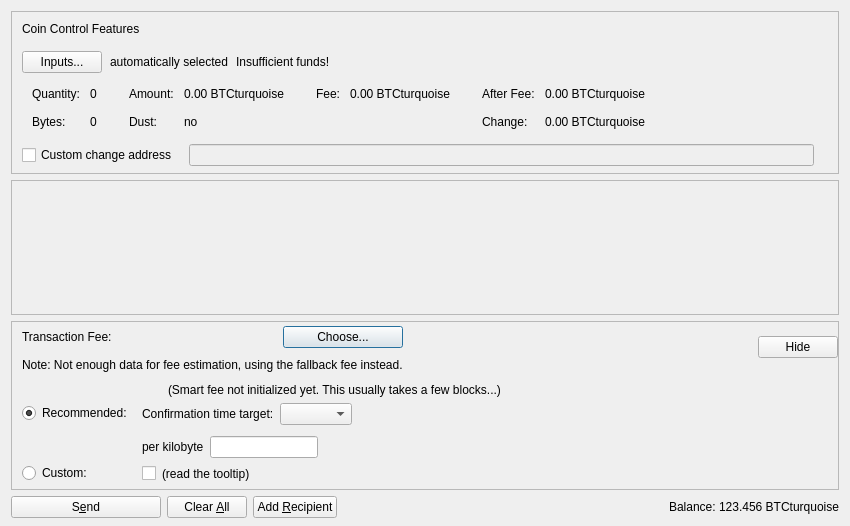
<?xml version="1.0" encoding="UTF-8"?>
<ui version="4.0">
 <class>SendCoinsDialog</class>
 <widget class="QDialog" name="SendCoinsDialog">
  <property name="geometry">
   <rect>
    <x>0</x>
    <y>0</y>
    <width>850</width>
    <height>526</height>
   </rect>
  </property>
  <property name="windowTitle">
   <string>Send Coins</string>
  </property>
  <layout class="QVBoxLayout" name="verticalLayout" stretch="0,1,0,0">
   <property name="bottomMargin">
    <number>8</number>
   </property>
   <item>
    <widget class="QFrame" name="frameCoinControl">
     <property name="sizePolicy">
      <sizepolicy hsizetype="Expanding" vsizetype="Expanding">
       <horstretch>0</horstretch>
       <verstretch>0</verstretch>
      </sizepolicy>
     </property>
     <property name="maximumSize">
      <size>
       <width>16777215</width>
       <height>16777215</height>
      </size>
     </property>
     <property name="frameShape">
      <enum>QFrame::StyledPanel</enum>
     </property>
     <property name="frameShadow">
      <enum>QFrame::Sunken</enum>
     </property>
     <layout class="QVBoxLayout" name="verticalLayoutCoinControl2">
      <property name="spacing">
       <number>0</number>
      </property>
      <property name="leftMargin">
       <number>0</number>
      </property>
      <property name="topMargin">
       <number>0</number>
      </property>
      <property name="rightMargin">
       <number>0</number>
      </property>
      <property name="bottomMargin">
       <number>6</number>
      </property>
      <item>
       <layout class="QVBoxLayout" name="verticalLayoutCoinControl" stretch="0,0,0,0,1">
        <property name="spacing">
         <number>0</number>
        </property>
        <property name="leftMargin">
         <number>10</number>
        </property>
        <property name="topMargin">
         <number>10</number>
        </property>
        <item>
         <layout class="QHBoxLayout" name="horizontalLayoutCoinControl1">
          <property name="bottomMargin">
           <number>15</number>
          </property>
          <item>
           <widget class="QLabel" name="labelCoinControlFeatures">
            <property name="sizePolicy">
             <sizepolicy hsizetype="Preferred" vsizetype="Maximum">
              <horstretch>0</horstretch>
              <verstretch>0</verstretch>
             </sizepolicy>
            </property>
            <property name="text">
             <string>Coin Control Features</string>
            </property>
           </widget>
          </item>
         </layout>
        </item>
        <item>
         <layout class="QHBoxLayout" name="horizontalLayoutCoinControl2" stretch="0,0,0,0">
          <property name="spacing">
           <number>8</number>
          </property>
          <property name="bottomMargin">
           <number>10</number>
          </property>
          <item>
           <widget class="QPushButton" name="pushButtonCoinControl">
            <property name="styleSheet">
             <string notr="true"/>
            </property>
            <property name="text">
             <string>Inputs...</string>
            </property>
            <property name="autoDefault">
             <bool>false</bool>
            </property>
           </widget>
          </item>
          <item>
           <widget class="QLabel" name="labelCoinControlAutomaticallySelected">
            <property name="text">
             <string>automatically selected</string>
            </property>
            <property name="margin">
             <number>5</number>
            </property>
           </widget>
          </item>
          <item>
           <widget class="QLabel" name="labelCoinControlInsuffFunds">
            <property name="text">
             <string>Insufficient funds!</string>
            </property>
            <property name="margin">
             <number>5</number>
            </property>
           </widget>
          </item>
          <item>
           <spacer name="horizontalSpacerCoinControl">
            <property name="orientation">
             <enum>Qt::Horizontal</enum>
            </property>
            <property name="sizeHint" stdset="0">
             <size>
              <width>40</width>
              <height>1</height>
             </size>
            </property>
           </spacer>
          </item>
         </layout>
        </item>
        <item>
         <widget class="QWidget" name="widgetCoinControl" native="true">
          <property name="sizePolicy">
           <sizepolicy hsizetype="Preferred" vsizetype="Preferred">
            <horstretch>0</horstretch>
            <verstretch>0</verstretch>
           </sizepolicy>
          </property>
          <property name="minimumSize">
           <size>
            <width>0</width>
            <height>0</height>
           </size>
          </property>
          <property name="styleSheet">
           <string notr="true"/>
          </property>
          <layout class="QHBoxLayout" name="horizontalLayoutCoinControl5">
           <property name="leftMargin">
            <number>0</number>
           </property>
           <property name="topMargin">
            <number>0</number>
           </property>
           <property name="rightMargin">
            <number>0</number>
           </property>
           <property name="bottomMargin">
            <number>0</number>
           </property>
           <item>
            <layout class="QHBoxLayout" name="horizontalLayoutCoinControl3" stretch="0,0,0,1">
             <property name="spacing">
              <number>20</number>
             </property>
             <property name="topMargin">
              <number>0</number>
             </property>
             <property name="bottomMargin">
              <number>10</number>
             </property>
             <item>
              <layout class="QFormLayout" name="formLayoutCoinControl1">
               <property name="horizontalSpacing">
                <number>10</number>
               </property>
               <property name="verticalSpacing">
                <number>14</number>
               </property>
               <property name="leftMargin">
                <number>10</number>
               </property>
               <property name="topMargin">
                <number>4</number>
               </property>
               <property name="rightMargin">
                <number>6</number>
               </property>
               <item row="0" column="0">
                <widget class="QLabel" name="labelCoinControlQuantityText">
                 <property name="text">
                  <string>Quantity:</string>
                 </property>
                 <property name="margin">
                  <number>0</number>
                 </property>
                </widget>
               </item>
               <item row="0" column="1">
                <widget class="QLabel" name="labelCoinControlQuantity">
                 <property name="cursor">
                  <cursorShape>IBeamCursor</cursorShape>
                 </property>
                 <property name="contextMenuPolicy">
                  <enum>Qt::ActionsContextMenu</enum>
                 </property>
                 <property name="text">
                  <string notr="true">0</string>
                 </property>
                 <property name="margin">
                  <number>0</number>
                 </property>
                 <property name="textInteractionFlags">
                  <set>Qt::LinksAccessibleByMouse|Qt::TextSelectableByKeyboard|Qt::TextSelectableByMouse</set>
                 </property>
                </widget>
               </item>
               <item row="1" column="0">
                <widget class="QLabel" name="labelCoinControlBytesText">
                 <property name="text">
                  <string>Bytes:</string>
                 </property>
                </widget>
               </item>
               <item row="1" column="1">
                <widget class="QLabel" name="labelCoinControlBytes">
                 <property name="cursor">
                  <cursorShape>IBeamCursor</cursorShape>
                 </property>
                 <property name="contextMenuPolicy">
                  <enum>Qt::ActionsContextMenu</enum>
                 </property>
                 <property name="text">
                  <string notr="true">0</string>
                 </property>
                 <property name="textInteractionFlags">
                  <set>Qt::LinksAccessibleByMouse|Qt::TextSelectableByKeyboard|Qt::TextSelectableByMouse</set>
                 </property>
                </widget>
               </item>
              </layout>
             </item>
             <item>
              <layout class="QFormLayout" name="formLayoutCoinControl2">
               <property name="horizontalSpacing">
                <number>10</number>
               </property>
               <property name="verticalSpacing">
                <number>14</number>
               </property>
               <property name="leftMargin">
                <number>6</number>
               </property>
               <property name="topMargin">
                <number>4</number>
               </property>
               <property name="rightMargin">
                <number>6</number>
               </property>
               <item row="0" column="0">
                <widget class="QLabel" name="labelCoinControlAmountText">
                 <property name="text">
                  <string>Amount:</string>
                 </property>
                 <property name="margin">
                  <number>0</number>
                 </property>
                </widget>
               </item>
               <item row="0" column="1">
                <widget class="QLabel" name="labelCoinControlAmount">
                 <property name="cursor">
                  <cursorShape>IBeamCursor</cursorShape>
                 </property>
                 <property name="contextMenuPolicy">
                  <enum>Qt::ActionsContextMenu</enum>
                 </property>
                 <property name="text">
                  <string notr="true">0.00 BTCturquoise</string>
                 </property>
                 <property name="textInteractionFlags">
                  <set>Qt::LinksAccessibleByMouse|Qt::TextSelectableByKeyboard|Qt::TextSelectableByMouse</set>
                 </property>
                </widget>
               </item>
               <item row="1" column="0">
                <widget class="QLabel" name="labelCoinControlLowOutputText">
                 <property name="text">
                  <string>Dust:</string>
                 </property>
                </widget>
               </item>
               <item row="1" column="1">
                <widget class="QLabel" name="labelCoinControlLowOutput">
                 <property name="cursor">
                  <cursorShape>IBeamCursor</cursorShape>
                 </property>
                 <property name="contextMenuPolicy">
                  <enum>Qt::ActionsContextMenu</enum>
                 </property>
                 <property name="text">
                  <string notr="true">no</string>
                 </property>
                 <property name="textInteractionFlags">
                  <set>Qt::LinksAccessibleByMouse|Qt::TextSelectableByKeyboard|Qt::TextSelectableByMouse</set>
                 </property>
                </widget>
               </item>
              </layout>
             </item>
             <item>
              <layout class="QFormLayout" name="formLayoutCoinControl3">
               <property name="horizontalSpacing">
                <number>10</number>
               </property>
               <property name="verticalSpacing">
                <number>14</number>
               </property>
               <property name="leftMargin">
                <number>6</number>
               </property>
               <property name="topMargin">
                <number>4</number>
               </property>
               <property name="rightMargin">
                <number>6</number>
               </property>
               <item row="0" column="0">
                <widget class="QLabel" name="labelCoinControlFeeText">
                 <property name="text">
                  <string>Fee:</string>
                 </property>
                 <property name="margin">
                  <number>0</number>
                 </property>
                </widget>
               </item>
               <item row="0" column="1">
                <widget class="QLabel" name="labelCoinControlFee">
                 <property name="cursor">
                  <cursorShape>IBeamCursor</cursorShape>
                 </property>
                 <property name="contextMenuPolicy">
                  <enum>Qt::ActionsContextMenu</enum>
                 </property>
                 <property name="text">
                  <string notr="true">0.00 BTCturquoise</string>
                 </property>
                 <property name="textInteractionFlags">
                  <set>Qt::LinksAccessibleByMouse|Qt::TextSelectableByKeyboard|Qt::TextSelectableByMouse</set>
                 </property>
                </widget>
               </item>
              </layout>
             </item>
             <item>
              <layout class="QFormLayout" name="formLayoutCoinControl4">
               <property name="horizontalSpacing">
                <number>10</number>
               </property>
               <property name="verticalSpacing">
                <number>14</number>
               </property>
               <property name="leftMargin">
                <number>6</number>
               </property>
               <property name="topMargin">
                <number>4</number>
               </property>
               <property name="rightMargin">
                <number>6</number>
               </property>
               <item row="0" column="0">
                <widget class="QLabel" name="labelCoinControlAfterFeeText">
                 <property name="text">
                  <string>After Fee:</string>
                 </property>
                 <property name="margin">
                  <number>0</number>
                 </property>
                </widget>
               </item>
               <item row="0" column="1">
                <widget class="QLabel" name="labelCoinControlAfterFee">
                 <property name="cursor">
                  <cursorShape>IBeamCursor</cursorShape>
                 </property>
                 <property name="contextMenuPolicy">
                  <enum>Qt::ActionsContextMenu</enum>
                 </property>
                 <property name="text">
                  <string notr="true">0.00 BTCturquoise</string>
                 </property>
                 <property name="textInteractionFlags">
                  <set>Qt::LinksAccessibleByMouse|Qt::TextSelectableByKeyboard|Qt::TextSelectableByMouse</set>
                 </property>
                </widget>
               </item>
               <item row="1" column="0">
                <widget class="QLabel" name="labelCoinControlChangeText">
                 <property name="text">
                  <string>Change:</string>
                 </property>
                </widget>
               </item>
               <item row="1" column="1">
                <widget class="QLabel" name="labelCoinControlChange">
                 <property name="cursor">
                  <cursorShape>IBeamCursor</cursorShape>
                 </property>
                 <property name="contextMenuPolicy">
                  <enum>Qt::ActionsContextMenu</enum>
                 </property>
                 <property name="text">
                  <string notr="true">0.00 BTCturquoise</string>
                 </property>
                 <property name="textInteractionFlags">
                  <set>Qt::LinksAccessibleByMouse|Qt::TextSelectableByKeyboard|Qt::TextSelectableByMouse</set>
                 </property>
                </widget>
               </item>
              </layout>
             </item>
            </layout>
           </item>
          </layout>
         </widget>
        </item>
        <item>
         <layout class="QHBoxLayout" name="horizontalLayoutCoinControl4" stretch="0,0,0">
          <property name="spacing">
           <number>12</number>
          </property>
          <property name="sizeConstraint">
           <enum>QLayout::SetDefaultConstraint</enum>
          </property>
          <property name="topMargin">
           <number>5</number>
          </property>
          <property name="rightMargin">
           <number>5</number>
          </property>
          <item>
           <widget class="QCheckBox" name="checkBoxCoinControlChange">
            <property name="toolTip">
             <string>If this is activated, but the change address is empty or invalid, change will be sent to a newly generated address.</string>
            </property>
            <property name="text">
             <string>Custom change address</string>
            </property>
           </widget>
          </item>
          <item>
           <widget class="QValidatedLineEdit" name="lineEditCoinControlChange">
            <property name="enabled">
             <bool>false</bool>
            </property>
            <property name="sizePolicy">
             <sizepolicy hsizetype="Expanding" vsizetype="Fixed">
              <horstretch>0</horstretch>
              <verstretch>0</verstretch>
             </sizepolicy>
            </property>
           </widget>
          </item>
          <item>
           <widget class="QLabel" name="labelCoinControlChangeLabel">
            <property name="sizePolicy">
             <sizepolicy hsizetype="Preferred" vsizetype="Expanding">
              <horstretch>0</horstretch>
              <verstretch>0</verstretch>
             </sizepolicy>
            </property>
            <property name="minimumSize">
             <size>
              <width>0</width>
              <height>0</height>
             </size>
            </property>
            <property name="text">
             <string/>
            </property>
            <property name="margin">
             <number>3</number>
            </property>
           </widget>
          </item>
         </layout>
        </item>
        <item>
         <spacer name="verticalSpacerCoinControl">
          <property name="orientation">
           <enum>Qt::Vertical</enum>
          </property>
          <property name="sizeHint" stdset="0">
           <size>
            <width>800</width>
            <height>1</height>
           </size>
          </property>
         </spacer>
        </item>
       </layout>
      </item>
     </layout>
    </widget>
   </item>
   <item>
    <widget class="QScrollArea" name="scrollArea">
     <property name="widgetResizable">
      <bool>true</bool>
     </property>
     <widget class="QWidget" name="scrollAreaWidgetContents">
      <property name="geometry">
       <rect>
        <x>0</x>
        <y>0</y>
        <width>830</width>
        <height>104</height>
       </rect>
      </property>
      <layout class="QVBoxLayout" name="verticalLayout_2" stretch="0,1">
       <property name="leftMargin">
        <number>0</number>
       </property>
       <property name="topMargin">
        <number>0</number>
       </property>
       <property name="rightMargin">
        <number>0</number>
       </property>
       <property name="bottomMargin">
        <number>0</number>
       </property>
       <item>
        <layout class="QVBoxLayout" name="entries">
         <property name="spacing">
          <number>6</number>
         </property>
        </layout>
       </item>
       <item>
        <spacer name="verticalSpacer">
         <property name="orientation">
          <enum>Qt::Vertical</enum>
         </property>
         <property name="sizeHint" stdset="0">
          <size>
           <width>20</width>
           <height>40</height>
          </size>
         </property>
        </spacer>
       </item>
      </layout>
     </widget>
    </widget>
   </item>
   <item>
    <widget class="QFrame" name="frameFee">
     <property name="sizePolicy">
      <sizepolicy hsizetype="Expanding" vsizetype="Expanding">
       <horstretch>0</horstretch>
       <verstretch>0</verstretch>
      </sizepolicy>
     </property>
     <property name="maximumSize">
      <size>
       <width>16777215</width>
       <height>16777215</height>
      </size>
     </property>
     <property name="frameShape">
      <enum>QFrame::StyledPanel</enum>
     </property>
     <property name="frameShadow">
      <enum>QFrame::Sunken</enum>
     </property>
     <layout class="QVBoxLayout" name="verticalLayoutFee1">
      <property name="spacing">
       <number>0</number>
      </property>
      <property name="leftMargin">
       <number>0</number>
      </property>
      <property name="topMargin">
       <number>0</number>
      </property>
      <property name="rightMargin">
       <number>0</number>
      </property>
      <property name="bottomMargin">
       <number>0</number>
      </property>
      <item>
       <layout class="QVBoxLayout" name="verticalLayoutFee2" stretch="0,0,0">
        <property name="spacing">
         <number>0</number>
        </property>
        <property name="leftMargin">
         <number>10</number>
        </property>
        <property name="topMargin">
         <number>0</number>
        </property>
        <item>
         <layout class="QHBoxLayout" name="horizontalLayoutFee1">
          <property name="bottomMargin">
           <number>0</number>
          </property>
          <item>
           <layout class="QVBoxLayout" name="verticalLayoutFee7">
            <property name="spacing">
             <number>0</number>
            </property>
            <item>
             <spacer name="verticalSpacerSmartFee">
              <property name="orientation">
               <enum>Qt::Vertical</enum>
              </property>
              <property name="sizeType">
               <enum>QSizePolicy::Fixed</enum>
              </property>
              <property name="sizeHint" stdset="0">
               <size>
                <width>1</width>
                <height>4</height>
               </size>
              </property>
             </spacer>
            </item>
            <item>
             <layout class="QHBoxLayout" name="horizontalLayoutSmartFee">
              <property name="spacing">
               <number>10</number>
              </property>
              <item>
               <widget class="QLabel" name="labelFeeHeadline">
                <property name="sizePolicy">
                 <sizepolicy hsizetype="Preferred" vsizetype="Maximum">
                  <horstretch>0</horstretch>
                  <verstretch>0</verstretch>
                 </sizepolicy>
                </property>
                <property name="text">
                 <string>Transaction Fee:</string>
                </property>
               </widget>
              </item>
              <item>
               <widget class="QLabel" name="labelFeeMinimized">
                <property name="text">
                 <string/>
                </property>
               </widget>
              </item>
              <item>
               <widget class="QPushButton" name="buttonChooseFee">
                <property name="text">
                 <string>Choose...</string>
                </property>
               </widget>
              </item>
             </layout>
            </item>
            <item>
             <spacer name="verticalSpacer_7">
              <property name="orientation">
               <enum>Qt::Vertical</enum>
              </property>
              <property name="sizeHint" stdset="0">
               <size>
                <width>1</width>
                <height>10</height>
               </size>
              </property>
             </spacer>
            </item>
            <item>
             <widget class="QLabel" name="fallbackFeeWarningLabel">
              <property name="toolTip">
               <string>Using the fallbackfee can result in sending a transaction that will take several hours or days (or never) to confirm. Consider choosing your fee manually or wait until you have validated the complete chain.</string>
              </property>
              <property name="text">
               <string>Note: Not enough data for fee estimation, using the fallback fee instead.</string>
              </property>
              <property name="wordWrap">
               <bool>false</bool>
              </property>
             </widget>
            </item>
            <item>
             <spacer name="verticalSpacer_5">
              <property name="orientation">
               <enum>Qt::Vertical</enum>
              </property>
              <property name="sizeHint" stdset="0">
               <size>
                <width>1</width>
                <height>1</height>
               </size>
              </property>
             </spacer>
            </item>
           </layout>
          </item>
          <item>
           <spacer name="horizontalSpacer_4">
            <property name="orientation">
             <enum>Qt::Horizontal</enum>
            </property>
            <property name="sizeHint" stdset="0">
             <size>
              <width>1</width>
              <height>1</height>
             </size>
            </property>
           </spacer>
          </item>
          <item>
           <widget class="QPushButton" name="buttonMinimizeFee">
            <property name="toolTip">
             <string>collapse fee-settings</string>
            </property>
            <property name="text">
             <string>Hide</string>
            </property>
           </widget>
          </item>
         </layout>
        </item>
        <item>
         <widget class="QFrame" name="frameFeeSelection">
          <layout class="QVBoxLayout" name="verticalLayoutFee12">
           <property name="spacing">
            <number>0</number>
           </property>
           <property name="leftMargin">
            <number>0</number>
           </property>
           <property name="topMargin">
            <number>0</number>
           </property>
           <property name="rightMargin">
            <number>0</number>
           </property>
           <property name="bottomMargin">
            <number>0</number>
           </property>
           <item>
            <layout class="QGridLayout" name="gridLayoutFee">
             <property name="topMargin">
              <number>10</number>
             </property>
             <property name="bottomMargin">
              <number>4</number>
             </property>
             <property name="horizontalSpacing">
              <number>10</number>
             </property>
             <property name="verticalSpacing">
              <number>4</number>
             </property>
             <item row="1" column="1">
              <layout class="QVBoxLayout" name="verticalLayoutFee8">
               <property name="spacing">
                <number>6</number>
               </property>
               <property name="topMargin">
                <number>3</number>
               </property>
               <item>
                <layout class="QHBoxLayout" name="horizontalLayoutFee13" stretch="0,0,1">
                 <item>
                  <widget class="QLabel" name="labelCustomPerKilobyte">
                   <property name="toolTip">
                    <string>If the custom fee is set to 1000 ruffs and the transaction is only 250 bytes, then &quot;per kilobyte&quot; only pays 250 ruffs in fee,&lt;br /&gt;while &quot;at least&quot; pays 1000 ruffs. For transactions bigger than a kilobyte both pay by kilobyte.</string>
                   </property>
                   <property name="text">
                    <string>per kilobyte</string>
                   </property>
                  </widget>
                 </item>
                 <item>
                  <widget class="BTCturquoiseAmountField" name="customFee"/>
                 </item>
                 <item>
                  <spacer name="horizontalSpacer_6">
                   <property name="orientation">
                    <enum>Qt::Horizontal</enum>
                   </property>
                   <property name="sizeHint" stdset="0">
                    <size>
                     <width>1</width>
                     <height>1</height>
                    </size>
                   </property>
                  </spacer>
                 </item>
                </layout>
               </item>
               <item>
                <layout class="QHBoxLayout" name="horizontalLayoutFee8">
                 <item>
                  <widget class="QCheckBox" name="checkBoxMinimumFee">
                   <property name="toolTip">
                    <string>Paying only the minimum fee is just fine as long as there is less transaction volume than space in the blocks.&lt;br /&gt;But be aware that this can end up in a never confirming transaction once there is more demand for btcturquoise transactions than the network can process.</string>
                   </property>
                   <property name="text">
                    <string/>
                   </property>
                  </widget>
                 </item>
                 <item>
                  <widget class="QLabel" name="labelMinFeeWarning">
                   <property name="enabled">
                    <bool>true</bool>
                   </property>
                   <property name="toolTip">
                    <string>Paying only the minimum fee is just fine as long as there is less transaction volume than space in the blocks.&lt;br /&gt;But be aware that this can end up in a never confirming transaction once there is more demand for btcturquoise transactions than the network can process.</string>
                   </property>
                   <property name="text">
                    <string>(read the tooltip)</string>
                   </property>
                   <property name="margin">
                    <number>5</number>
                   </property>
                  </widget>
                 </item>
                 <item>
                  <spacer name="horizontalSpacer_2">
                   <property name="orientation">
                    <enum>Qt::Horizontal</enum>
                   </property>
                   <property name="sizeHint" stdset="0">
                    <size>
                     <width>1</width>
                     <height>1</height>
                    </size>
                   </property>
                  </spacer>
                 </item>
                </layout>
               </item>
              </layout>
             </item>
             <item row="0" column="0">
              <layout class="QVBoxLayout" name="verticalLayoutFee4" stretch="0,1">
               <property name="topMargin">
                <number>20</number>
               </property>
               <property name="bottomMargin">
                <number>3</number>
               </property>
               <item>
                <widget class="QRadioButton" name="radioSmartFee">
                 <property name="text">
                  <string>Recommended:</string>
                 </property>
                 <property name="checked">
                  <bool>true</bool>
                 </property>
                 <attribute name="buttonGroup">
                  <string notr="true">groupFee</string>
                 </attribute>
                </widget>
               </item>
               <item>
                <spacer name="verticalSpacer_2">
                 <property name="orientation">
                  <enum>Qt::Vertical</enum>
                 </property>
                 <property name="sizeHint" stdset="0">
                  <size>
                   <width>1</width>
                   <height>1</height>
                  </size>
                 </property>
                </spacer>
               </item>
              </layout>
             </item>
             <item row="1" column="0">
              <layout class="QVBoxLayout" name="verticalLayoutFee9" stretch="0,1">
               <property name="topMargin">
                <number>30</number>
               </property>
               <item>
                <widget class="QRadioButton" name="radioCustomFee">
                 <property name="text">
                  <string>Custom:</string>
                 </property>
                 <attribute name="buttonGroup">
                  <string notr="true">groupFee</string>
                 </attribute>
                </widget>
               </item>
               <item>
                <spacer name="verticalSpacer_6">
                 <property name="orientation">
                  <enum>Qt::Vertical</enum>
                 </property>
                 <property name="sizeHint" stdset="0">
                  <size>
                   <width>1</width>
                   <height>1</height>
                  </size>
                 </property>
                </spacer>
               </item>
              </layout>
             </item>
             <item row="0" column="1">
              <layout class="QVBoxLayout" name="verticalLayoutFee3" stretch="0,0,1">
               <property name="spacing">
                <number>6</number>
               </property>
               <property name="topMargin">
                <number>0</number>
               </property>
               <property name="bottomMargin">
                <number>3</number>
               </property>
               <item>
                <layout class="QHBoxLayout" name="horizontalLayoutFee12">
                 <item>
                  <widget class="QLabel" name="labelSmartFee">
                   <property name="text">
                    <string/>
                   </property>
                   <property name="margin">
                    <number>2</number>
                   </property>
                  </widget>
                 </item>
                 <item>
                  <widget class="QLabel" name="labelFeeEstimation">
                   <property name="text">
                    <string/>
                   </property>
                  </widget>
                 </item>
                 <item>
                  <widget class="QLabel" name="labelSmartFee2">
                   <property name="text">
                    <string>(Smart fee not initialized yet. This usually takes a few blocks...)</string>
                   </property>
                   <property name="margin">
                    <number>2</number>
                   </property>
                  </widget>
                 </item>
                 <item>
                  <spacer name="horizontalSpacer_5">
                   <property name="orientation">
                    <enum>Qt::Horizontal</enum>
                   </property>
                   <property name="sizeHint" stdset="0">
                    <size>
                     <width>1</width>
                     <height>1</height>
                    </size>
                   </property>
                  </spacer>
                 </item>
                </layout>
               </item>
               <item>
                <layout class="QHBoxLayout" name="horizontalLayoutFee9">
                 <item>
                  <layout class="QVBoxLayout" name="verticalLayoutFee6">
                   <item>
                    <widget class="QLabel" name="labelSmartFee3">
                     <property name="text">
                      <string>Confirmation time target:</string>
                     </property>
                     <property name="margin">
                      <number>2</number>
                     </property>
                    </widget>
                   </item>
                  </layout>
                 </item>
                 <item>
                  <layout class="QVBoxLayout" name="verticalLayoutFee5">
                   <property name="rightMargin">
                    <number>30</number>
                   </property>
                   <item>
                    <layout class="QHBoxLayout" name="horizontalLayoutConfTarget">
                     <property name="bottomMargin">
                      <number>0</number>
                     </property>
                     <item>
                      <widget class="QComboBox" name="confTargetSelector"/>
                     </item>
                     <item>
                      <spacer name="horizontalSpacerConfTarget">
                       <property name="orientation">
                        <enum>Qt::Horizontal</enum>
                       </property>
                       <property name="sizeHint" stdset="0">
                        <size>
                         <width>40</width>
                         <height>20</height>
                        </size>
                       </property>
                      </spacer>
                     </item>
                    </layout>
                   </item>
                  </layout>
                 </item>
                </layout>
               </item>
               <item>
                <spacer name="verticalSpacer_4">
                 <property name="orientation">
                  <enum>Qt::Vertical</enum>
                 </property>
                 <property name="sizeHint" stdset="0">
                  <size>
                   <width>1</width>
                   <height>1</height>
                  </size>
                 </property>
                </spacer>
               </item>
              </layout>
             </item>
            </layout>
           </item>
          </layout>
         </widget>
        </item>
        <item>
         <spacer name="verticalSpacerFee">
          <property name="orientation">
           <enum>Qt::Vertical</enum>
          </property>
          <property name="sizeHint" stdset="0">
           <size>
            <width>800</width>
            <height>1</height>
           </size>
          </property>
         </spacer>
        </item>
       </layout>
      </item>
     </layout>
    </widget>
   </item>
   <item>
    <layout class="QHBoxLayout" name="horizontalLayout">
     <item>
      <widget class="QPushButton" name="sendButton">
       <property name="minimumSize">
        <size>
         <width>150</width>
         <height>0</height>
        </size>
       </property>
       <property name="toolTip">
        <string>Confirm the send action</string>
       </property>
       <property name="text">
        <string>S&amp;end</string>
       </property>
       <property name="autoDefault">
        <bool>false</bool>
       </property>
       <property name="default">
        <bool>false</bool>
       </property>
      </widget>
     </item>
     <item>
      <widget class="QPushButton" name="clearButton">
       <property name="sizePolicy">
        <sizepolicy hsizetype="Minimum" vsizetype="Fixed">
         <horstretch>0</horstretch>
         <verstretch>0</verstretch>
        </sizepolicy>
       </property>
       <property name="toolTip">
        <string>Clear all fields of the form.</string>
       </property>
       <property name="text">
        <string>Clear &amp;All</string>
       </property>
       <property name="autoDefault">
        <bool>false</bool>
       </property>
      </widget>
     </item>
     <item>
      <widget class="QPushButton" name="addButton">
       <property name="toolTip">
        <string>Send to multiple recipients at once</string>
       </property>
       <property name="text">
        <string>Add &amp;Recipient</string>
       </property>
       <property name="autoDefault">
        <bool>false</bool>
       </property>
      </widget>
     </item>
     <item>
      <spacer name="horizontalSpacer">
       <property name="orientation">
        <enum>Qt::Horizontal</enum>
       </property>
       <property name="sizeHint" stdset="0">
        <size>
         <width>40</width>
         <height>20</height>
        </size>
       </property>
      </spacer>
     </item>
     <item>
      <layout class="QHBoxLayout" name="horizontalLayout_2">
       <property name="spacing">
        <number>3</number>
       </property>
       <item>
        <widget class="QLabel" name="labelBalanceText">
         <property name="text">
          <string>Balance:</string>
         </property>
        </widget>
       </item>
       <item>
        <widget class="QLabel" name="labelBalance">
         <property name="sizePolicy">
          <sizepolicy hsizetype="Preferred" vsizetype="Preferred">
           <horstretch>0</horstretch>
           <verstretch>0</verstretch>
          </sizepolicy>
         </property>
         <property name="cursor">
          <cursorShape>IBeamCursor</cursorShape>
         </property>
         <property name="text">
          <string notr="true">123.456 BTCturquoise</string>
         </property>
         <property name="textInteractionFlags">
          <set>Qt::LinksAccessibleByMouse|Qt::TextSelectableByKeyboard|Qt::TextSelectableByMouse</set>
         </property>
        </widget>
       </item>
      </layout>
     </item>
    </layout>
   </item>
  </layout>
 </widget>
 <customwidgets>
  <customwidget>
   <class>QValidatedLineEdit</class>
   <extends>QLineEdit</extends>
   <header>qt/qvalidatedlineedit.h</header>
  </customwidget>
  <customwidget>
   <class>BTCturquoiseAmountField</class>
   <extends>QLineEdit</extends>
   <header>qt/btcturquoiseamountfield.h</header>
   <container>1</container>
  </customwidget>
 </customwidgets>
 <resources>
  <include location="../btcturquoise.qrc"/>
 </resources>
 <connections/>
 <buttongroups>
  <buttongroup name="groupFee"/>
 </buttongroups>
</ui>
